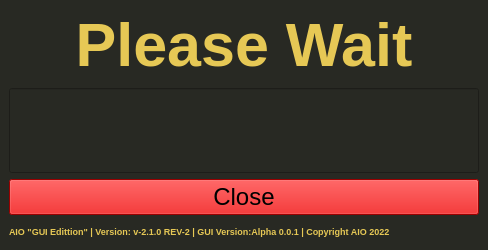
<?xml version="1.0" encoding="UTF-8"?>
<ui version="4.0">
 <class>MainWindow</class>
 <widget class="QMainWindow" name="MainWindow">
  <property name="geometry">
   <rect>
    <x>0</x>
    <y>0</y>
    <width>488</width>
    <height>250</height>
   </rect>
  </property>
  <property name="minimumSize">
   <size>
    <width>488</width>
    <height>250</height>
   </size>
  </property>
  <property name="windowTitle">
   <string>MainWindow</string>
  </property>
  <property name="styleSheet">
   <string notr="true">background-color: rgb(40, 41, 35);</string>
  </property>
  <widget class="QWidget" name="centralwidget">
   <layout class="QGridLayout" name="gridLayout">
    <item row="0" column="0">
     <widget class="QLabel" name="label">
      <property name="minimumSize">
       <size>
        <width>0</width>
        <height>0</height>
       </size>
      </property>
      <property name="maximumSize">
       <size>
        <width>16777215</width>
        <height>100</height>
       </size>
      </property>
      <property name="font">
       <font>
        <pointsize>46</pointsize>
        <weight>75</weight>
        <bold>true</bold>
        <underline>false</underline>
        <strikeout>false</strikeout>
        <kerning>true</kerning>
       </font>
      </property>
      <property name="autoFillBackground">
       <bool>false</bool>
      </property>
      <property name="styleSheet">
       <string notr="true">color: rgb(230, 200, 85);</string>
      </property>
      <property name="text">
       <string>&lt;html&gt;&lt;head/&gt;&lt;body&gt;&lt;p align=&quot;center&quot;&gt;Please Wait&lt;/p&gt;&lt;/body&gt;&lt;/html&gt;</string>
      </property>
     </widget>
    </item>
    <item row="2" column="0">
     <widget class="QPushButton" name="Close">
      <property name="font">
       <font>
        <pointsize>18</pointsize>
        <strikeout>false</strikeout>
        <kerning>true</kerning>
       </font>
      </property>
      <property name="styleSheet">
       <string notr="true">background-color: rgb(213, 0, 0);</string>
      </property>
      <property name="text">
       <string>Close</string>
      </property>
      <property name="autoDefault">
       <bool>false</bool>
      </property>
      <property name="default">
       <bool>false</bool>
      </property>
     </widget>
    </item>
    <item row="3" column="0">
     <widget class="QLabel" name="label_3">
      <property name="maximumSize">
       <size>
        <width>16777215</width>
        <height>20</height>
       </size>
      </property>
      <property name="font">
       <font>
        <pointsize>7</pointsize>
        <weight>75</weight>
        <bold>true</bold>
        <strikeout>false</strikeout>
        <kerning>true</kerning>
       </font>
      </property>
      <property name="styleSheet">
       <string notr="true">color: rgb(230, 200, 85);</string>
      </property>
      <property name="text">
       <string>AIO &quot;GUI Edittion&quot; | Version: v-2.1.0 REV-2 | GUI Version:Alpha 0.0.1 | Copyright AIO 2022</string>
      </property>
      <property name="wordWrap">
       <bool>true</bool>
      </property>
     </widget>
    </item>
    <item row="1" column="0">
     <widget class="QLineEdit" name="countdown">
      <property name="minimumSize">
       <size>
        <width>0</width>
        <height>85</height>
       </size>
      </property>
      <property name="readOnly">
       <bool>true</bool>
      </property>
     </widget>
    </item>
   </layout>
  </widget>
 </widget>
 <resources/>
 <connections/>
</ui>
